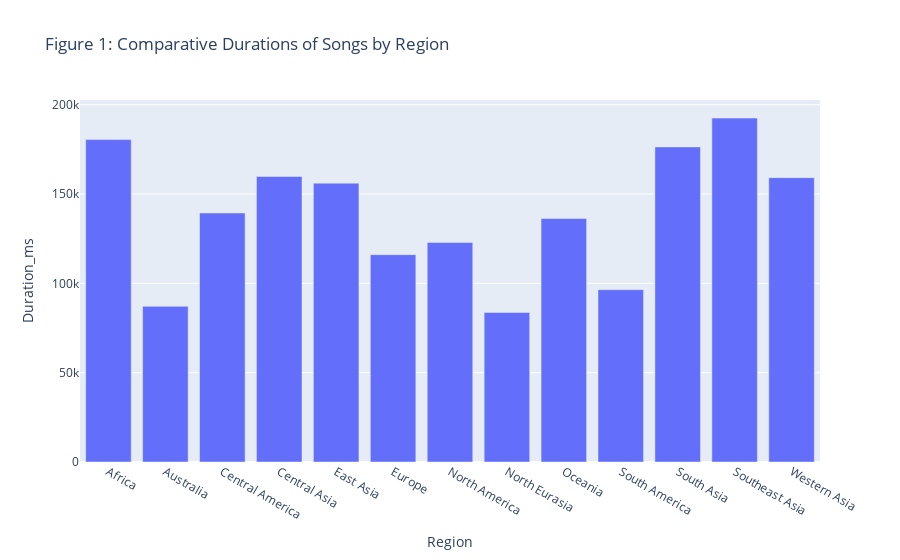

This figure's notebook cell:
### Markdown cell above
# overall statistics
gjb_dur.describe()

### Code cell
fig = px.bar(gjb_dur, 
             x='Region',
             y='Duration_ms', 
             labels='Region',
             title='Figure 1: Comparative Durations of Songs by Region')

fig.update_layout(barmode='group') # Set bar mode to group for side-by-side comparison, rather than stacked

# Show the figure
fig.show()

### Figure 1 — Plotly figure (JSON) as saved in the notebook; plotly's stock layout.template omitted (floating-point values rounded to 4 significant figures)
{"data": [{"alignmentgroup": "True", "hovertemplate": "Region=%{x}<br>Duration_ms=%{y}<extra></extra>", "legendgroup": "", "marker": {"color": "#636efa", "pattern": {"shape": ""}}, "name": "", "offsetgroup": "", "orientation": "v", "showlegend": false, "textposition": "auto", "type": "bar", "x": ["Africa", "Australia", "Central America", "Central Asia", "East Asia", "Europe", "North America", "North Eurasia", "Oceania", "South America", "South Asia", "Southeast Asia", "Western Asia"], "xaxis": "x", "y": [180459, 87119, 139385, 159842, 156084, 116052, 122920, 83717, 136309, 96452, 176376, 192492, 159166], "yaxis": "y"}], "layout": {"autosize": true, "barmode": "group", "legend": {"tracegroupgap": 0}, "title": {"text": "Figure 1: Comparative Durations of Songs by Region"}, "xaxis": {"anchor": "y", "autorange": true, "domain": [0, 1], "range": [-0.5, 12.5], "title": {"text": "Region"}, "type": "category"}, "yaxis": {"anchor": "x", "autorange": true, "domain": [0, 1], "range": [0, 202600.0], "title": {"text": "Duration_ms"}, "type": "linear"}}}
